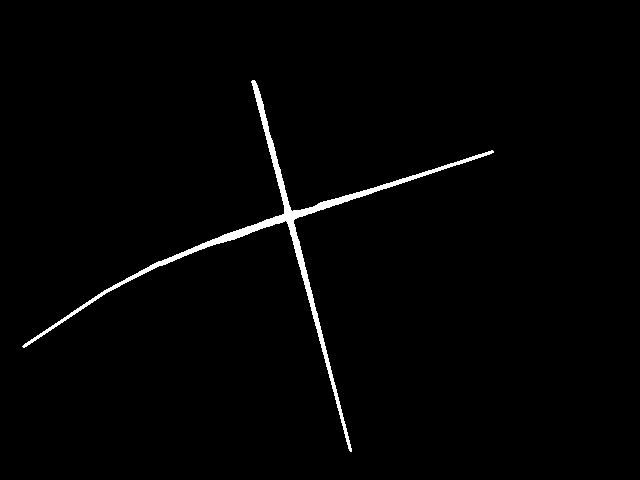
#> input picture Point_Stiching/test/cross.png, 640 x 480 px, found by its file name
$ python cross.py
#> lines starting #> are read from the running program, lines starting #| are printed output that depends on the picture; after the words box and inside, x2 and y2 are one past the last pixel; in counts of white or black regions, pixels touching at a corner belong together
### Point_Stiching/utils.py
# -*- coding: UTF-8 -*-

import os
import sys
import cv2
import math
import numpy as np
from matplotlib import pyplot as plt
from skimage.measure import label, regionprops


# [11 lines left out: function sort_points, not called in this run]


def get_angle(center, point) -> float:
    """
    0 -> 360
    """
    x0, y0 = center[0], center[1]
    x1, y1 = point[0], point[1]
    if y0 == y1 and x1 >= x0: return 0.0

    length = math.sqrt((x1-x0)**2+(y1-y0)**2)

    cos_value = (x1-x0) / length
    value = math.acos(cos_value)/math.pi * 180

    if y1 > y0: return value
    else: return 360.0 - value

"""
def get_image_angle(center, point) -> float:
    '''
    0 -> 180
    '''
    x0, y0 = center[0], center[1]
    x1, y1 = point[0], point[1]
    if y0 == y1: return 0.0

    y0, y1 = -y0, -y1
    length = math.sqrt((x1-x0)**2+(y1-y0)**2)

    cos_value = abs(x1-x0) / length
    value = math.acos(cos_value)/math.pi * 180

    return value
"""

def get_image_angle(center, point) -> float:
    return get_angle(center, point)


# [10 lines left out: function is_same_dir, not called in this run]


def create_background(shape, save_name="background.png"):
    img = np.zeros(shape, dtype=np.uint8)
    cv2.imwrite(save_name, img)


# [16 lines left out: function image_diff, not called in this run]


# [5 lines that do not run on import are left out]


### Point_Stiching/cross.py
#!/usr/bin/env python3
# -*- coding: utf-8 -*-
"""
Created on 12.15.2020

@author: haoshuai@handaotech.com
"""

import numpy as np
import cv2, os, sys
import matplotlib.pyplot as plt
from skimage.measure import label, regionprops
#from skimage import morphology
from utils import *


def draw_boxes(img, boxes, color=255, thickness=2):
    for box in boxes:
        img = cv2.rectangle(img, (int(box[0]), int(box[1])), (int(box[2]), int(box[3])), color=color, thickness=thickness)
    return img


def write_cross(img_file="sample1.png", thresh=235):
    """Filter out the cross and save into file

    Args:
        img_file: Input image file name
        thresh: Thesholding value for the image binarization

    """
    im = cv2.imread(img_file, cv2.IMREAD_GRAYSCALE)
    img_orig  = im.copy()

    im = cv2.GaussianBlur(im,(5,5),0)

    thres,im = cv2.threshold(im,thresh,255,cv2.THRESH_BINARY)

    # Create the region proposal mask and filter out the curve
    label_mask = label(im, connectivity = 2)
    properties = regionprops(label_mask)

    max_rad = 80
    for prop in properties:
        diameter = prop.equivalent_diameter
        if diameter < max_rad:
            im[label_mask==prop.label] = 0

    plt.imshow(im, cmap="gray"), plt.title("Cross")
    plt.show()

    filename, suffix = os.path.splitext(img_file)
    save_name = filename + "_cr" + suffix
    cv2.imwrite(save_name, im)


def is_valid_window(img_win) -> bool:
    def check_array(array):
        if array[0] > 0 or array[-1] > 0: return False
        is_start = False
        num_block = 0

        for i in range(1, array.shape[0]):
            if array[i-1]==0 and array[i]>0: is_start = True
            elif array[i-1]>0 and array[i]==0 and is_start:
                num_block += 1
                is_start = False

        if num_block == 1: return True
        else: return False

    top_flag = check_array(img_win[0,:])
    bottom_flag = check_array(img_win[-1,:])
    left_flag = check_array(img_win[:,0])
    right_flag = check_array(img_win[:,-1])

    return top_flag and bottom_flag and left_flag and right_flag


def get_intersection(pt1, pt2, pt3, pt4):
    def get_k_and_b(point1, point2):
        x1, y1 = point1
        x2, y2 = point2

        k = (y1-y2)/(x1-x2)
        b = (y1*x2-y2*x1)/(x2-x1)

        return k, b

    k1, b1 = get_k_and_b(pt1, pt2)
    k2, b2 = get_k_and_b(pt3, pt4)

    x0 = (b1-b2)/(k2-k1)
    y0 = (b1*k2-b2*k1)/(k2-k1)

    return (x0, y0)


def dye_cross_image(img_cross_origin, coord_pts):
    img_cross = img_cross_origin.copy()
    img_h, img_w = img_cross.shape[:2]
    hor_array = img_cross.sum(axis=0)
    ver_array = img_cross.sum(axis=1)

    h_start, v_start = False, False
    for i in range(hor_array.shape[0]):
        if hor_array[i] > 0 and not h_start:
            h_start = True # Start the horizontal line tracking
            for j in range(img_h):
                if img_cross[j,i] > 0:
                    for k in range(i,-1,-1): img_cross[j,k] = 255
                    break
        elif hor_array[i] == 0 and h_start:
            for j in range(img_h):
                if img_cross[j,i-1] > 0:
                    for k in range(i,img_w,1): img_cross[j,k] = 255
                    break

    for j in range(ver_array.shape[0]):
        if ver_array[j] > 0 and not v_start:
            v_start = True
            for i in range(img_w):
                if img_cross[j,i] > 0:
                    for k in range(j,-1,-1): img_cross[k,i] = 255
                    break
        elif ver_array[j] == 0 and v_start:
            for i in range(img_w):
                if img_cross[j-1,i] > 0:
                    for k in range(j,img_h,1): img_cross[k,i] = 255
                    break

    inv_img_cross = 255 - img_cross
    img_cross_mask = label(inv_img_cross, connectivity = 2)
    img_cross_mask[img_cross_mask>4] = 0


    img_cross_mask += 255 # Mask sure that the indices are not overlap
    for coord_id, coord_pt in enumerate(coord_pts):
        cur_id = img_cross_mask[coord_pt[1], coord_pt[0]]
        img_cross_mask[img_cross_mask==cur_id] = coord_id

    return img_cross_mask


def get_cross(img, hsize=0, vsize=0, hstep=50, vstep=50):
    """Get the crucial information of the cross

    Args:
        img: Binary image with the cross
        hsize: horizontal kernel size to find the area contains the cross center, 0 is to set automatically
        vsize: vertical kernel size to find the area contains the cross center, 0 is to set automatically
        hstep: moving step in the horizontal region
        vstep: moving step in the verical region

    Returns:
        center: center point of the cross
        hor_angle: horizontal angle at the center of the cross
        ver_angle: vertical angle at the center of the cross
        img_cross_mask: index matrix of the dyed cross image

    """
    img_h, img_w = img.shape[:2]
    if hsize == 0: hsize = max(img_w//4, img_h//4)
    if vsize == 0: vsize = max(img_w//4, img_h//4)

    h_pos, v_pos, max_num, window = 0, 0, 0, None

    while h_pos+hsize < img_w:
        while v_pos+vsize < img_h:
            cur_win = img[v_pos:v_pos+vsize, h_pos:h_pos+hsize]
            cur_num = cur_win.sum()//255

            if is_valid_window(cur_win):
                window = [h_pos, v_pos, h_pos+hsize, v_pos+vsize]
                max_num = cur_num

            v_pos += vstep # Add a vertical step
        v_pos = 0
        h_pos += hstep # Add a horizontal step
    if window is None: return None, None, None, None # There is no window for the cross center

    for i in range(window[0]+1, window[2], 1):
        if img[window[1],i-1] == 0 and img[window[1],i] > 0:
            top_left = (i, window[1])
        elif img[window[1],i-1] > 0 and img[window[1],i] == 0:
            top_right = (i, window[1])
        if img[window[3],i-1] == 0 and img[window[3],i] > 0:
            bottom_left = (i, window[3])
        elif img[window[3],i-1] > 0 and img[window[3],i] == 0:
            bottom_right = (i, window[3])

    for i in range(window[1]+1, window[3], 1):
        if img[i-1,window[0]] == 0 and img[i,window[0]] > 0:
            left_up = (window[0], i)
        elif img[i-1,window[0]] > 0 and img[i,window[0]] == 0:
            left_dn = (window[0], i)
        if img[i-1,window[2]] == 0 and img[i,window[2]] > 0:
            right_up = (window[2], i)
        elif img[i-1,window[2]] > 0 and img[i,window[2]] == 0:
            right_dn = (window[2], i)

    center1 = get_intersection(left_up, right_dn, left_dn, right_up)
    center2 = get_intersection(top_left, bottom_right, top_right, bottom_left)
    center = (int((center1[0]+center2[0])/2), int((center1[1]+center2[1])/2))

    # Get the horizontal and vertical slope
    hor_angle1 = get_image_angle(left_up, right_up)
    hor_angle2 = get_image_angle(left_dn, right_dn)
    ver_angle1 = get_image_angle(bottom_left, top_left)
    ver_angle2 = get_image_angle(bottom_right, top_right)

    hor_angle = (hor_angle1+hor_angle2)/2
    ver_angle = (ver_angle1+ver_angle2)/2

    coord_pts = [center, (window[2],window[1]), (window[0],window[1]),
                 (window[0],window[3]), (window[2],window[3])] # Corner points, as the indices for the 4 different coordinates
    img_cross_mask = dye_cross_image(img, coord_pts) # Get the cross image mask

    # [7 lines of commented-out code are left out]

    return center, hor_angle, ver_angle, img_cross_mask


if __name__ == "__main__":
    img = cv2.imread("cross.png", cv2.IMREAD_GRAYSCALE)
#> img: shape (480, 640); 1.5% white; 1 white region, box (x1, y1, x2, y2) and area: (22, 80, 494, 452) 4521
    #crop_img = img[150:400,200:400]
    #if is_valid_window(crop_img): print("Yes")
    #img = draw_boxes(img, [[220,120,420,320]])
    #plt.imshow(img, cmap="gray"), plt.show()

    center, hor_angle, ver_angle, img_cross_mask = get_cross(img)#, hsize=200, vsize=200)
#> after the loop in dye_cross_image, `for i in range(hor_array.shape[0]):`:
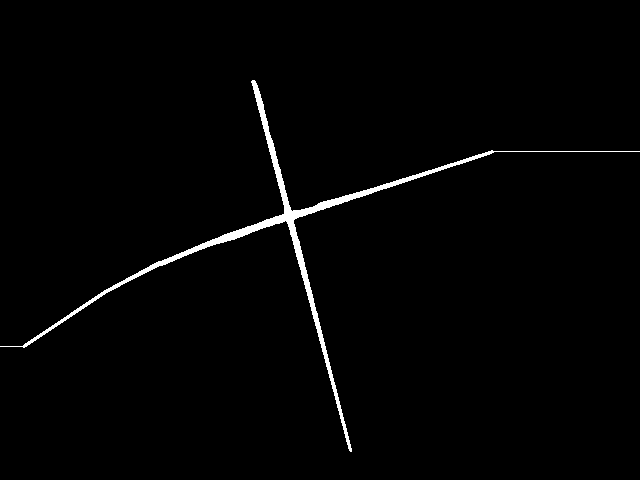
#> img_cross: shape (480, 640); 1.5% white; 1 white region, box (x1, y1, x2, y2) and area: (0, 80, 640, 452) 4689
#> after the loop in dye_cross_image, `for j in range(ver_array.shape[0]):`: img_cross: shape (480, 640); 1.6% white; 1 white region, box (x1, y1, x2, y2) and area: (0, 0, 640, 480) 4797
#> in dye_cross_image, `img_cross_mask = label(inv_img_cross, connectivity = 2)`:
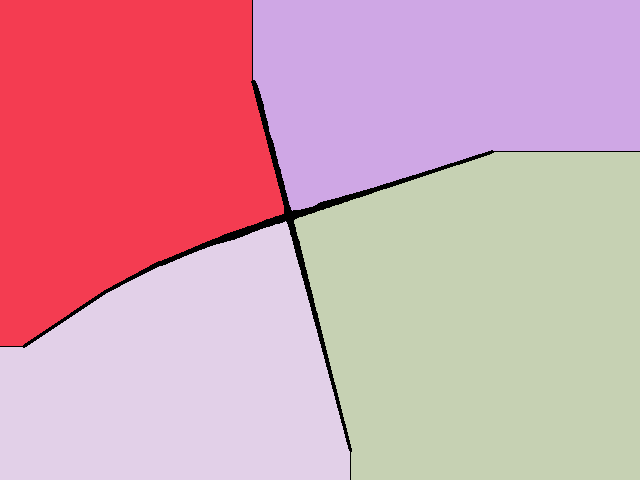
#> img_cross_mask: shape (480, 640) int64; 5 distinct labels, from 0 to 4; one colour per label, 0 black
#> in dye_cross_image, `img_cross_mask += 255`:
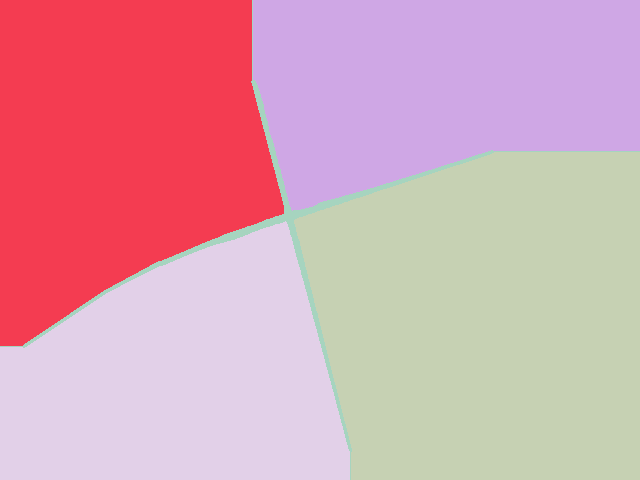
#> img_cross_mask: shape (480, 640) int64; 5 distinct labels, from 255 to 259; one colour per label, 0 black
#> after the loop in dye_cross_image, `for coord_id, coord_pt in enumerate(coord_pts):`:
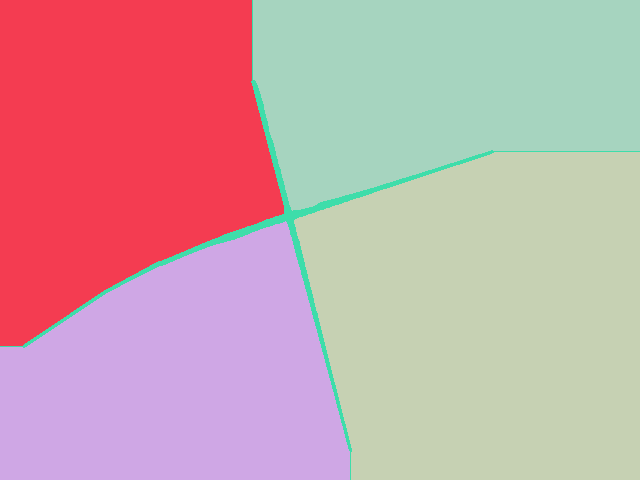
#> img_cross_mask: shape (480, 640) int64; 5 distinct labels, from 1 to 255; one colour per label, 0 black
    if center is not None: print("Yes")


    #print(img_cross_mask[center[1], center[0]], img_cross_mask[0,-1], img_cross_mask[0,0], img_cross_mask[-1,0], img_cross_mask[-1,-1])
    #plt.imshow(img_cross_mask, cmap="gray"), plt.show()

$ run again, with Point_Stiching/sample2_cr.png copied over Point_Stiching/test/cross.png
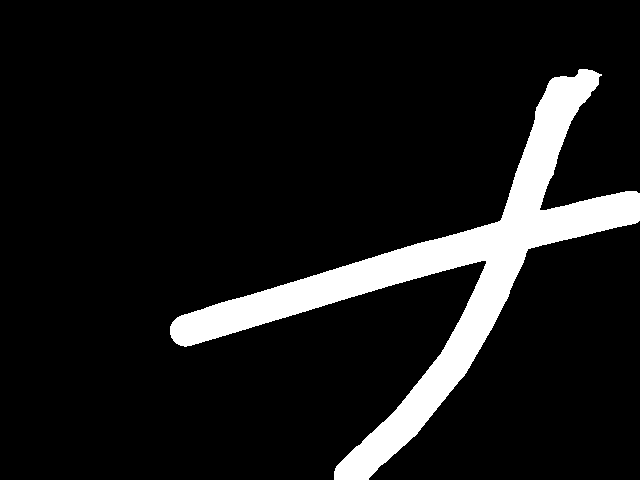
#> input picture Point_Stiching/sample2_cr.png, 640 x 480 px, found by its file name
#> img: shape (480, 640); 10% white; 1 white region, box (x1, y1, x2, y2) and area: (170, 69, 640, 480) 30627
#> after the loop in dye_cross_image, `for i in range(hor_array.shape[0]):`:
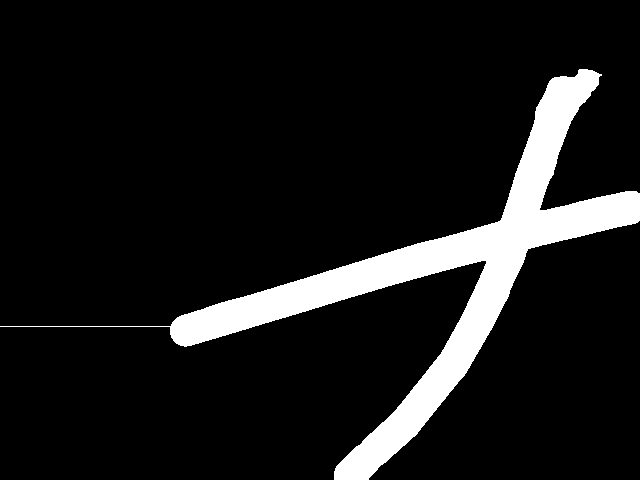
#> img_cross: shape (480, 640); 10% white; 1 white region, box (x1, y1, x2, y2) and area: (0, 69, 640, 480) 30797
#> inv_img_cross: shape (480, 640); 90% white; 1 black region, box (x1, y1, x2, y2) and area: (0, 0, 640, 480) 30866
#> after the loop in dye_cross_image, `for coord_id, coord_pt in enumerate(coord_pts):`:
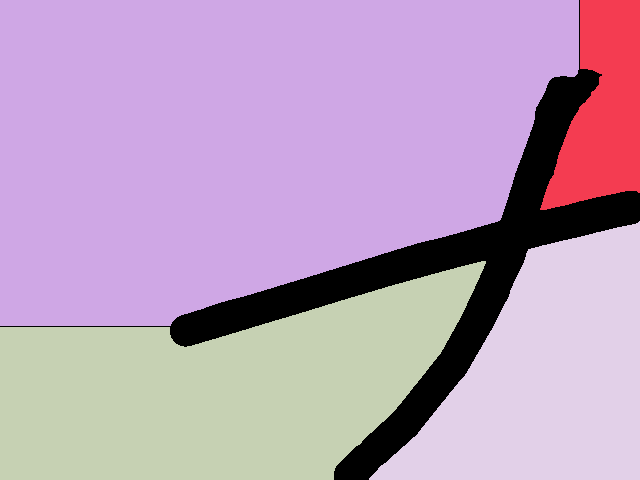
#> img_cross_mask: shape (480, 640) int64; 5 distinct labels, from 0 to 4; one colour per label, 0 black
